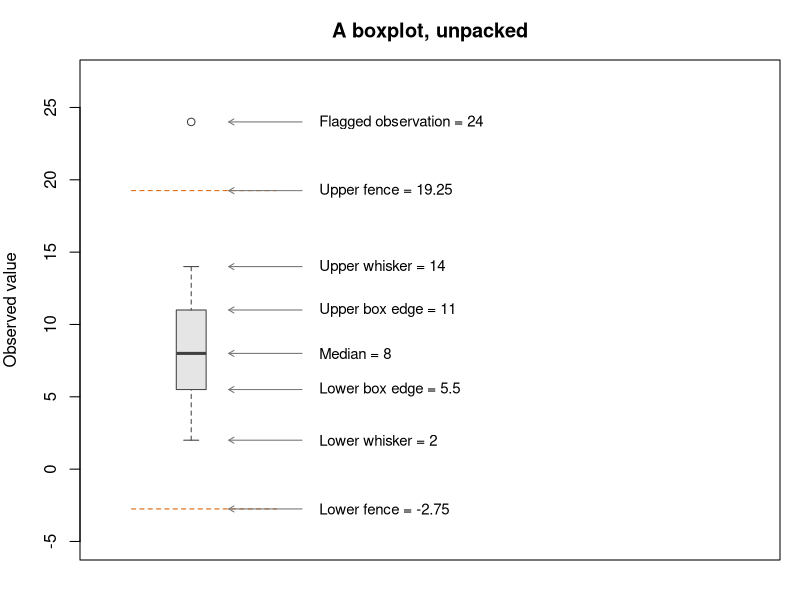
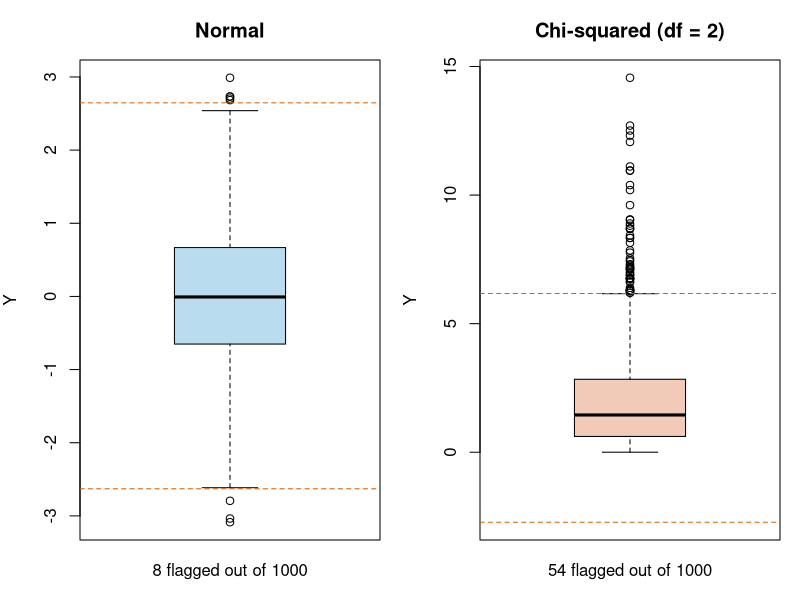

Generate these figures, in order, with R: (Note: this script raises an error after producing the figures.)
## ---- chunk 1
knitr::opts_chunk$set(echo = TRUE, message = FALSE, warning = TRUE,
                     fig.width = 8, fig.height = 5, fig.align = "center",
                     dpi = 120, comment = "#>")
options(width = 90)
# Examples use both base R graphics and ggplot2.
# knitr and rmarkdown are also needed to knit the document.
library(ggplot2)
blue <- "#0072B2"
orange <- "#D55E00"
green <- "#009E73"
purple <- "#CC79A7"

# Use exactly the same hinges and fences as base R's boxplot().
# Restrict this teaching helper to finite numeric data.
bp_info <- function(z) {
  stopifnot(is.numeric(z), length(z) >= 2L, all(is.finite(z)))
  s <- boxplot.stats(z, coef = 1.5)$stats
  spread <- s[4] - s[2]
  lower <- s[2] - 1.5 * spread
  upper <- s[4] + 1.5 * spread
  list(stats = s, iqr = spread, lower = lower, upper = upper,
       flag = z < lower | z > upper)
}

# Overlay all observations, with jitter only along the categorical axis.
# The explicit ylim preserves the full range when outline = FALSE.
box_points <- function(z, main = "", ylab = "Value", col = blue) {
  boxplot(z, outline = FALSE, ylim = range(z), xlim = c(0.6, 1.4),
          xaxt = "n", ylab = ylab, main = main, col = "grey95",
          border = "grey20", boxwex = 0.3, lwd=2)
  points(jitter(rep(1, length(z)), amount = 0.08), z,
         pch = 16, cex = 0.65, col = adjustcolor(col, alpha.f = 0.5))
}
## ---- chunk 2
z <- c(2, 4, 5, 6, 7, 8, 9, 10, 12, 14, 24)
z
quantile(z, c(0.25, 0.50, 0.75))
## ---- chunk 3
bz <- bp_info(z)
anatomy <- data.frame(
  Element = c("Lower fence", "Lower whisker", "Lower box edge",
              "Median", "Upper box edge", "Upper whisker", "Upper fence"),
  Value = c(bz$lower, bz$stats, bz$upper)
)
knitr::kable(anatomy, digits = 2)
z[bz$flag]
## ---- chunk 4
local({
  par(mar = c(2, 4, 3, 1))
  boxplot(z, at = 1, boxwex = 0.35, xlim = c(0.5, 4.3),
          ylim = c(-5, 27), xaxt = "n", ylab = "Observed value",
          col = "grey90", border = "grey25", main = "A boxplot, unpacked")
  segments(0.65, c(bz$lower, bz$upper), 1.5, c(bz$lower, bz$upper),
           lty = 2, col = orange)
  y_pos <- c(bz$lower, bz$stats, bz$upper, 24)
  label <- c("Lower fence = -2.75", "Lower whisker = 2",
             "Lower box edge = 5.5", "Median = 8",
             "Upper box edge = 11", "Upper whisker = 14",
             "Upper fence = 19.25", "Flagged observation = 24")
  arrows(1.65, y_pos, 1.22, y_pos, length = 0.06, col = "grey45")
  text(1.75, y_pos, labels = label, adj = 0, cex = 0.9)
})
## ---- chunk 5
set.seed(20260917)
n <- 1000
samples <- list(Normal = rnorm(n), `Chi-squared (df = 2)` = rchisq(n, df = 2))

one_sample <- do.call(rbind, lapply(names(samples), function(nm) {
  b <- bp_info(samples[[nm]])
  data.frame(Model = nm, n = length(samples[[nm]]),
             Lower_fence = b$lower, Upper_fence = b$upper,
             Flagged = sum(b$flag), Percent = 100 * mean(b$flag))
}))
knitr::kable(one_sample, digits = 3, row.names = FALSE)
## ---- chunk 6
local({
  par(mfrow = c(1, 2), mar = c(3, 4, 3, 1))
  for (j in seq_along(samples)) {
    v <- samples[[j]]
    b <- bp_info(v)
    boxplot(v, col = c("#B9DDEE", "#F1CAB8")[j],
            main = names(samples)[j], ylab = "Y", xaxt = "n",
            ylim = range(c(v, b$lower, b$upper)))
    abline(h = c(b$lower, b$upper), col = orange, lty = 2)
    mtext(paste(sum(b$flag), "flagged out of", length(v)), side = 1, line = 1)
  }
})
## ---- chunk 7
population_rule <- function(label, qfun, pfun) {
  q <- qfun(c(0.25, 0.75))
  spread <- diff(q)
  lower <- q[1] - 1.5 * spread
  upper <- q[2] + 1.5 * spread
  p <- pfun(lower) + pfun(upper, lower.tail = FALSE)
  data.frame(Model = label, Q1 = q[1], Q3 = q[2],
             Lower_fence = lower, Upper_fence = upper, p_flag = p)
}
bench <- rbind(
  population_rule("Normal", qnorm, pnorm),
  population_rule("Chi-squared (df = 2)",
                  function(p) qchisq(p, df = 2),
                  function(q, lower.tail = TRUE)
                    pchisq(q, df = 2, lower.tail = lower.tail))
)
bench$Expected_count_n1000 <- 1000 * bench$p_flag
bench$Pr_any_n1000 <- 1 - (1 - bench$p_flag)^1000
knitr::kable(bench, digits = 4, row.names = FALSE)
## ---- chunk 8
set.seed(314159)
B <- params$simulation_reps
# Validate before conversion, so a fractional value is not silently truncated.
stopifnot(is.numeric(B), length(B) == 1L, is.finite(B),
          B >= 100, B <= .Machine$integer.max, B == floor(B))
B <- as.integer(B)
sizes <- c(50L, 200L, 1000L)
generators <- list(Normal = function(n) rnorm(n),
                   `Chi-squared (df = 2)` = function(n) rchisq(n, df = 2))

sim_parts <- list()
k <- 0L
for (model in names(generators)) {
  for (nn in sizes) {
    counts <- replicate(B, {
      v <- generators[[model]](nn)
      b <- bp_info(v)
      c(lower = sum(v < b$lower), upper = sum(v > b$upper))
    })
    k <- k + 1L
    sim_parts[[k]] <- data.frame(
      Model = model, n = nn, repetition = seq_len(B),
      lower = counts["lower", ], upper = counts["upper", ]
    )
  }
}
sim <- do.call(rbind, sim_parts)
sim$count <- sim$lower + sim$upper
sim$proportion <- sim$count / sim$n

sim_summary <- do.call(rbind, lapply(
  split(sim, interaction(sim$Model, sim$n, drop = TRUE)), function(d) {
    data.frame(Model = d$Model[1], n = d$n[1],
               Mean_count = mean(d$count),
               Mean_percent = 100 * mean(d$proportion),
               SD_percent = 100 * sd(d$proportion),
               MCSE_percent = 100 * sd(d$proportion) / sqrt(nrow(d)),
               Pr_any = mean(d$count > 0),
               Count_q05 = unname(quantile(d$count, 0.05)),
               Count_q95 = unname(quantile(d$count, 0.95)))
  }
))
sim_summary <- sim_summary[order(sim_summary$n, sim_summary$Model), ]
knitr::kable(sim_summary, digits = 3, row.names = FALSE)
## ---- chunk 9
local({
  par(mfrow = c(1, 2), mar = c(4, 4, 3, 1))
  focus <- subset(sim, n == 1000)
  xmax <- max(focus$count)
  probs <- lapply(names(generators), function(nm) {
    d <- focus$count[focus$Model == nm]
    tabulate(d + 1L, nbins = xmax + 1L) / length(d)
  })
  ymax <- max(unlist(probs)) * 1.1
  for (j in seq_along(probs)) {
    plot(0:xmax, probs[[j]], type = "h", lwd = 4,
         xlim = c(0, xmax), ylim = c(0, ymax),
         col = c(blue, orange)[j], main = names(generators)[j],
         xlab = "Number flagged in one sample", ylab = "Relative frequency")
    p_reference <- bench$p_flag[match(names(generators)[j], bench$Model)]
    abline(v = 1000 * p_reference, lty = 2)
    legend("topright", "Population-fence mean", lty = 2, bty = "n", cex = 0.8)
  }
})
## ---- chunk 10

model_order <- names(generators)
sample_sizes <- sort(unique(sim$n))

model_colours <- setNames(
  c("#0072B2", "#D55E00"),
  model_order
)

sim_plot <- sim
sim_plot$Model <- factor(sim_plot$Model, levels = model_order)
sim_plot$Sample_size <- factor(sim_plot$n, levels = sample_sizes)
sim_plot$Percent <- 100 * sim_plot$proportion

summary_plot <- sim_summary
summary_plot$Model <- factor(summary_plot$Model, levels = model_order)
summary_plot$Sample_size <- factor(summary_plot$n, levels = sample_sizes)

# Use model labels from bench, so references remain correct if rows move.
reference_plot <- data.frame(
  Model = factor(bench$Model, levels = model_order),
  Percent = 100 * bench$p_flag
)

flag_theme <- theme_minimal(base_size = 12) +
  theme(
    panel.grid.minor = element_blank(),
    panel.grid.major.x = element_blank(),
    strip.text = element_text(face = "bold"),
    legend.position = "none",
    plot.title = element_text(face = "bold"),
    plot.title.position = "plot",
    plot.caption = element_text(hjust = 0, colour = "grey40")
  )
## ---- chunk 11
ggplot(
  sim_plot,
  aes(x = Sample_size, y = Percent, colour = Model)
) +
  geom_hline(
    data = reference_plot,
    aes(yintercept = Percent),
    linetype = "dashed",
    colour = "grey35",
    linewidth = 0.6
  ) +
  geom_point(
    position = position_jitter(
      width = 0.16,
      height = 0,
      seed = 314159
    ),
    alpha = 0.15,
    size = 1
  ) +
  geom_boxplot(
    width = 0.42,
    outlier.shape = NA,
    fill = "white",
    alpha = 0.65,
    linewidth = 0.7
  ) +
  stat_summary(
    fun = mean,
    geom = "point",
    shape = 23,
    size = 2.8,
    fill = "white",
    colour = "black"
  ) +
  facet_wrap(~ Model, nrow = 1) +
  scale_colour_manual(values = model_colours) +
  scale_y_continuous(
    limits = c(0, NA),
    expand = expansion(mult = c(0.02, 0.08))
  ) +
  labs(
    title = "Larger samples give more stable percentages",
    subtitle = "Each point is one simulated sample; diamonds indicate means",
    x = "Sample size",
    y = "Observations flagged (%)",
    caption = paste(
      "Dashed lines: population-quartile benchmarks.",
      "Both panels use the same vertical scale."
    )
  ) +
  flag_theme
## ---- chunk 12
comparison_plot <- rbind(
  transform(
    summary_plot,
    Metric = "Number flagged",
    Mean = Mean_count,
    Low = Count_q05,
    High = Count_q95
  ),
  transform(
    summary_plot,
    Metric = "Percentage flagged (%)",
    Mean = Mean_percent,
    Low = 100 * Count_q05 / n,
    High = 100 * Count_q95 / n
  )
)

comparison_plot$Metric <- factor(
  comparison_plot$Metric,
  levels = c("Number flagged", "Percentage flagged (%)")
)

ggplot(
  comparison_plot,
  aes(x = Sample_size, y = Mean, colour = Model)
) +
  geom_linerange(
    aes(ymin = Low, ymax = High),
    linewidth = 1.3,
    alpha = 0.65
  ) +
  geom_point(size = 3.2) +
  facet_grid(
    Metric ~ Model,
    scales = "free_y",
    switch = "y"
  ) +
  scale_colour_manual(values = model_colours) +
  scale_y_continuous(
    limits = c(0, NA),
    expand = expansion(mult = c(0.03, 0.10))
  ) +
  labs(
    title = "Counts increase while percentages stabilise",
    subtitle = "Points: means; intervals: 5th–95th percentiles across samples",
    x = "Sample size",
    y = NULL,
    caption = paste(
      "The two rows use different vertical scales.",
      "Within each row, both models share the same scale."
    )
  ) +
  flag_theme +
  theme(strip.placement = "outside")
## ---- chunk 13
ggplot(
  summary_plot,
  aes(
    x = Sample_size,
    y = 100 * Pr_any,
    colour = Model
  )
) +
  geom_hline(
    yintercept = 100,
    linetype = "dashed",
    colour = "grey65"
  ) +
  geom_segment(
    aes(
      xend = Sample_size,
      y = 0,
      yend = 100 * Pr_any
    ),
    linewidth = 1.2,
    alpha = 0.6
  ) +
  geom_point(size = 3.5) +
  geom_text(
    aes(label = sprintf("%.1f%%", 100 * Pr_any)),
    vjust = -1,
    size = 3.5,
    show.legend = FALSE
  ) +
  facet_wrap(~ Model, nrow = 1) +
  scale_colour_manual(values = model_colours) +
  scale_y_continuous(
    limits = c(0, 100),
    breaks = seq(0, 100, 25),
    expand = expansion(mult = c(0, 0.14))
  ) +
  labs(
    title = "At least one flagged point becomes increasingly likely",
    subtitle = "Percentage of simulated samples containing a flagged observation",
    x = "Sample size",
    y = "Samples with at least one flagged observation (%)",
    caption = "The estimates refer to entire samples, not individual observations."
  ) +
  flag_theme
## ---- chunk 14
set.seed(271828)
local({
  par(mfrow = c(1, 2), mar = c(3, 4, 3, 1))
  box_points(samples[[1]], main = "Normal: summary + observations", col = blue)
  box_points(samples[[2]], main = "Chi-squared: summary + observations", col = orange)
})
## ---- chunk 15
even <- seq(0, 20, length.out = 41)
gapped <- c(rep(0, 10), 5, rep(5, 9), 10, rep(15, 9), 15, rep(20, 10))
stopifnot(length(even) == length(gapped),
          isTRUE(all.equal(boxplot.stats(even)$stats,
                           boxplot.stats(gapped)$stats)))
knitr::kable(data.frame(
  Element = c("Lower whisker", "Lower edge", "Median", "Upper edge", "Upper whisker"),
  Even = boxplot.stats(even)$stats,
  Gapped = boxplot.stats(gapped)$stats
), row.names = FALSE)
## ---- chunk 16
set.seed(161803)
local({
  par(mfrow = c(1, 2), mar = c(4, 4, 3, 1))
  groups <- list(Even = even, Gapped = gapped)
  boxplot(groups, col = "grey92", ylab = "Value", main = "Boxplots alone")
  boxplot(groups, outline = FALSE, col = "grey95", ylim = range(even, gapped),
          ylab = "Value", main = "Add the observations")
  for (j in seq_along(groups)) {
    points(jitter(rep(j, length(groups[[j]])), amount = 0.1), groups[[j]],
           pch = 16, cex = 0.7, col = adjustcolor(blue, alpha.f = 0.6))
  }
})
## ---- chunk 17
plot_data <- data.frame(
  groups = rep(c("Even","Gapped"),c(length(even),length(gapped))),
  Y = c(even,gapped)
)
ggplot(plot_data, aes(x = groups, y = Y)) +
  geom_boxplot(outlier.shape = NA, width = 0.4, fill = "grey95") +
  geom_point(position = position_jitter(width = 0.08, height = 0, seed = 271828),
             alpha = 0.5, size = 1.5, colour = "#0072B2") +
  labs(x = NULL, y = "Y") +
  theme_minimal(base_size = 12)
